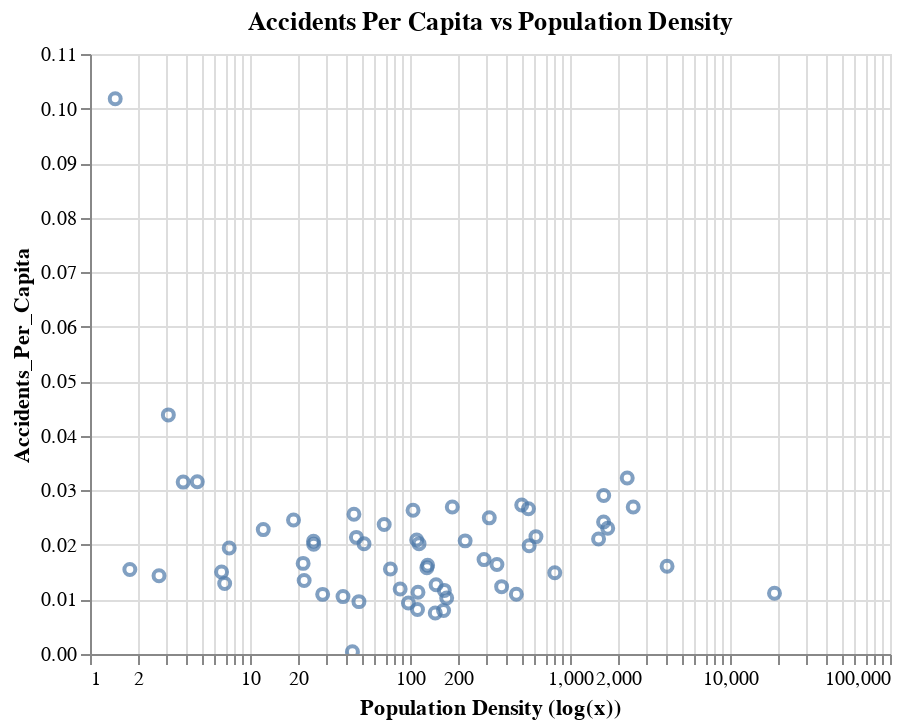

The code cell stored with this chart in its notebook:
### Code cell
countyinfo['Pop_Density']=countyinfo['pop2020']/countyinfo['Square_Miles']
chart=Chart(countyinfo)
chart.mark_point().encode(y=alt.X('Accidents_Per_Capita',axis=alt.Axis(title='Accidents_Per_Capita')),
                          x=alt.Y('Pop_Density',scale=alt.Scale(type='log'),axis=alt.Axis(title='Population Density (log(x))'))).properties(
    title='Accidents Per Capita vs Population Density').interactive()

### Figure 1 — Vega-Lite specification as saved in the notebook (floating-point values rounded to 4 significant figures)
{"config": {"view": {"continuousWidth": 400, "continuousHeight": 300}}, "data": {"name": "data-10031b8ba2db75cf10f3e78cb5e4c4cd"}, "mark": "point", "encoding": {"x": {"type": "quantitative", "axis": {"title": "Population Density (log(x))"}, "field": "Pop_Density", "scale": {"type": "log"}}, "y": {"type": "quantitative", "axis": {"title": "Accidents_Per_Capita"}, "field": "Accidents_Per_Capita"}}, "selection": {"selector020": {"type": "interval", "bind": "scales", "encodings": ["x", "y"]}}, "title": "Accidents Per Capita vs Population Density", "$schema": "https://vega.github.io/schema/vega-lite/v4.8.1.json", "datasets": {"data-10031b8ba2db75cf10f3e78cb5e4c4cd": [{"pop2020": 10079000, "GrowthRate": 2.612, "Square_Miles": 4058, "Count": 271628, "County": "Los Angeles", "Accidents_Per_Capita": 0.02695, "Accidents_Per_Square_Mile": 66.94, "Pop_Density": 2484.0}, {"pop2020": 3379160, "GrowthRate": 8.889, "Square_Miles": 4207, "Count": 50285, "County": "San Diego", "Accidents_Per_Capita": 0.01488, "Accidents_Per_Square_Mile": 11.95, "Pop_Density": 803.2}, {"pop2020": 3198000, "GrowthRate": 6.015, "Square_Miles": 791, "Count": 51465, "County": "Orange", "Accidents_Per_Capita": 0.01609, "Accidents_Per_Square_Mile": 65.06, "Pop_Density": 4043.0}, {"pop2020": 2517830, "GrowthRate": 14.36, "Square_Miles": 7206, "Count": 41279, "County": "Riverside", "Accidents_Per_Capita": 0.01639, "Accidents_Per_Square_Mile": 5.728, "Pop_Density": 349.4}, {"pop2020": 2208400, "GrowthRate": 8.207, "Square_Miles": 20057, "Count": 46160, "County": "San Bernardino", "Accidents_Per_Capita": 0.0209, "Accidents_Per_Square_Mile": 2.301, "Pop_Density": 110.1}, {"pop2020": 1945940, "GrowthRate": 8.95, "Square_Miles": 1290, "Count": 41004, "County": "Santa Clara", "Accidents_Per_Capita": 0.02107, "Accidents_Per_Square_Mile": 31.79, "Pop_Density": 1508.0}, {"pop2020": 1684000, "GrowthRate": 11.3, "Square_Miles": 739, "Count": 54313, "County": "Alameda", "Accidents_Per_Capita": 0.03225, "Accidents_Per_Square_Mile": 73.5, "Pop_Density": 2279.0}, {"pop2020": 1567490, "GrowthRate": 10.28, "Square_Miles": 965, "Count": 45563, "County": "Sacramento", "Accidents_Per_Capita": 0.02907, "Accidents_Per_Square_Mile": 47.22, "Pop_Density": 1624.0}, {"pop2020": 1160920, "GrowthRate": 10.29, "Square_Miles": 716, "Count": 28107, "County": "Contra Costa", "Accidents_Per_Capita": 0.02421, "Accidents_Per_Square_Mile": 39.26, "Pop_Density": 1621.0}, {"pop2020": 1010120, "GrowthRate": 8.375, "Square_Miles": 5958, "Count": 10380, "County": "Fresno", "Accidents_Per_Capita": 0.01028, "Accidents_Per_Square_Mile": 1.742, "Pop_Density": 169.5}, {"pop2020": 912316, "GrowthRate": 8.471, "Square_Miles": 8132, "Count": 10334, "County": "Kern", "Accidents_Per_Capita": 0.01133, "Accidents_Per_Square_Mile": 1.271, "Pop_Density": 112.2}, {"pop2020": 891583, "GrowthRate": 10.68, "Square_Miles": 47, "Count": 9937, "County": "San Francisco", "Accidents_Per_Capita": 0.01115, "Accidents_Per_Square_Mile": 211.4, "Pop_Density": 18970.0}, {"pop2020": 851297, "GrowthRate": 3.171, "Square_Miles": 1843, "Count": 9319, "County": "Ventura", "Accidents_Per_Capita": 0.01095, "Accidents_Per_Square_Mile": 5.056, "Pop_Density": 461.9}, {"pop2020": 772948, "GrowthRate": 12.49, "Square_Miles": 1391, "Count": 15344, "County": "San Joaquin", "Accidents_Per_Capita": 0.01985, "Accidents_Per_Square_Mile": 11.03, "Pop_Density": 555.7}, {"pop2020": 771019, "GrowthRate": 7.127, "Square_Miles": 448, "Count": 17763, "County": "San Mateo", "Accidents_Per_Capita": 0.02304, "Accidents_Per_Square_Mile": 39.65, "Pop_Density": 1721.0}, {"pop2020": 558911, "GrowthRate": 8.492, "Square_Miles": 1495, "Count": 6901, "County": "Stanislaus", "Accidents_Per_Capita": 0.01235, "Accidents_Per_Square_Mile": 4.616, "Pop_Density": 373.9}, {"pop2020": 493334, "GrowthRate": 1.765, "Square_Miles": 1576, "Count": 12314, "County": "Sonoma", "Accidents_Per_Capita": 0.02496, "Accidents_Per_Square_Mile": 7.813, "Pop_Density": 313.0}, {"pop2020": 471389, "GrowthRate": 6.41, "Square_Miles": 4824, "Count": 4411, "County": "Tulare", "Accidents_Per_Capita": 0.009357, "Accidents_Per_Square_Mile": 0.9144, "Pop_Density": 97.72}, {"pop2020": 452076, "GrowthRate": 9.212, "Square_Miles": 822, "Count": 12045, "County": "Solano", "Accidents_Per_Capita": 0.02664, "Accidents_Per_Square_Mile": 14.65, "Pop_Density": 550.0}, {"pop2020": 448369, "GrowthRate": 5.689, "Square_Miles": 2735, "Count": 5228, "County": "Santa Barbara", "Accidents_Per_Capita": 0.01166, "Accidents_Per_Square_Mile": 1.912, "Pop_Density": 163.9}, {"pop2020": 435828, "GrowthRate": 4.667, "Square_Miles": 3381, "Count": 7088, "County": "Monterey", "Accidents_Per_Capita": 0.01626, "Accidents_Per_Square_Mile": 2.096, "Pop_Density": 128.9}, {"pop2020": 408317, "GrowthRate": 16.65, "Square_Miles": 1407, "Count": 7067, "County": "Placer", "Accidents_Per_Capita": 0.01731, "Accidents_Per_Square_Mile": 5.023, "Pop_Density": 290.2}, {"pop2020": 286354, "GrowthRate": 6.134, "Square_Miles": 3299, "Count": 3409, "County": "San Luis Obispo", "Accidents_Per_Capita": 0.0119, "Accidents_Per_Square_Mile": 1.033, "Pop_Density": 86.8}, {"pop2020": 281615, "GrowthRate": 9.692, "Square_Miles": 1935, "Count": 3579, "County": "Merced", "Accidents_Per_Capita": 0.01271, "Accidents_Per_Square_Mile": 1.85, "Pop_Density": 145.5}, {"pop2020": 272555, "GrowthRate": 3.567, "Square_Miles": 445, "Count": 5866, "County": "Santa Cruz", "Accidents_Per_Capita": 0.02152, "Accidents_Per_Square_Mile": 13.18, "Pop_Density": 612.5}, {"pop2020": 259548, "GrowthRate": 2.627, "Square_Miles": 520, "Count": 7091, "County": "Marin", "Accidents_Per_Capita": 0.02732, "Accidents_Per_Square_Mile": 13.64, "Pop_Density": 499.1}, {"pop2020": 235354, "GrowthRate": 7.006, "Square_Miles": 1636, "Count": 1766, "County": "Butte", "Accidents_Per_Capita": 0.007504, "Accidents_Per_Square_Mile": 1.079, "Pop_Density": 143.9}, {"pop2020": 224472, "GrowthRate": 11.63, "Square_Miles": 1015, "Count": 4656, "County": "Yolo", "Accidents_Per_Capita": 0.02074, "Accidents_Per_Square_Mile": 4.587, "Pop_Density": 221.2}, {"pop2020": 194590, "GrowthRate": 7.429, "Square_Miles": 1708, "Count": 3933, "County": "El Dorado", "Accidents_Per_Capita": 0.02021, "Accidents_Per_Square_Mile": 2.303, "Pop_Density": 113.9}, {"pop2020": 182333, "GrowthRate": 4.351, "Square_Miles": 4177, "Count": 74, "County": "Imperial", "Accidents_Per_Capita": 0.0004059, "Accidents_Per_Square_Mile": 0.01772, "Pop_Density": 43.65}, {"pop2020": 181042, "GrowthRate": 2.124, "Square_Miles": 3775, "Count": 1738, "County": "Shasta", "Accidents_Per_Capita": 0.0096, "Accidents_Per_Square_Mile": 0.4604, "Pop_Density": 47.96}, {"pop2020": 161208, "GrowthRate": 6.756, "Square_Miles": 2137, "Count": 2510, "County": "Madera", "Accidents_Per_Capita": 0.01557, "Accidents_Per_Square_Mile": 1.175, "Pop_Density": 75.44}, {"pop2020": 154706, "GrowthRate": 1.526, "Square_Miles": 1389, "Count": 1260, "County": "Kings", "Accidents_Per_Capita": 0.008144, "Accidents_Per_Square_Mile": 0.9071, "Pop_Density": 111.4}, {"pop2020": 137479, "GrowthRate": 0.4905, "Square_Miles": 748, "Count": 3703, "County": "Napa", "Accidents_Per_Capita": 0.02694, "Accidents_Per_Square_Mile": 4.951, "Pop_Density": 183.8}, {"pop2020": 136065, "GrowthRate": 0.7889, "Square_Miles": 3568, "Count": 1432, "County": "Humboldt", "Accidents_Per_Capita": 0.01052, "Accidents_Per_Square_Mile": 0.4013, "Pop_Density": 38.13}, {"pop2020": 100082, "GrowthRate": 1.313, "Square_Miles": 958, "Count": 2636, "County": "Nevada", "Accidents_Per_Capita": 0.02634, "Accidents_Per_Square_Mile": 2.752, "Pop_Density": 104.5}, {"pop2020": 97545, "GrowthRate": 2.947, "Square_Miles": 602, "Count": 779, "County": "Sutter", "Accidents_Per_Capita": 0.007986, "Accidents_Per_Square_Mile": 1.294, "Pop_Density": 162.0}, {"pop2020": 87424, "GrowthRate": -0.4282, "Square_Miles": 3506, "Count": 1807, "County": "Mendocino", "Accidents_Per_Capita": 0.02067, "Accidents_Per_Square_Mile": 0.5154, "Pop_Density": 24.94}, {"pop2020": 80573, "GrowthRate": 11.37, "Square_Miles": 632, "Count": 1274, "County": "Yuba", "Accidents_Per_Capita": 0.01581, "Accidents_Per_Square_Mile": 2.016, "Pop_Density": 127.5}, {"pop2020": 64822, "GrowthRate": 0.1344, "Square_Miles": 1256, "Count": 1310, "County": "Lake", "Accidents_Per_Capita": 0.02021, "Accidents_Per_Square_Mile": 1.043, "Pop_Density": 51.61}, {"pop2020": 64312, "GrowthRate": 1.175, "Square_Miles": 2950, "Count": 866, "County": "Tehama", "Accidents_Per_Capita": 0.01347, "Accidents_Per_Square_Mile": 0.2936, "Pop_Density": 21.8}, {"pop2020": 64213, "GrowthRate": 15.66, "Square_Miles": 1389, "Count": 1373, "County": "San Benito", "Accidents_Per_Capita": 0.02138, "Accidents_Per_Square_Mile": 0.9885, "Pop_Density": 46.23}, {"pop2020": 55539, "GrowthRate": 0.6305, "Square_Miles": 2221, "Count": 1118, "County": "Tuolumne", "Accidents_Per_Capita": 0.02013, "Accidents_Per_Square_Mile": 0.5034, "Pop_Density": 25.01}, {"pop2020": 45522, "GrowthRate": 0.1188, "Square_Miles": 1020, "Count": 1166, "County": "Calaveras", "Accidents_Per_Capita": 0.02561, "Accidents_Per_Square_Mile": 1.143, "Pop_Density": 44.63}, {"pop2020": 43604, "GrowthRate": -2.969, "Square_Miles": 6278, "Count": 563, "County": "Siskiyou", "Accidents_Per_Capita": 0.01291, "Accidents_Per_Square_Mile": 0.08968, "Pop_Density": 6.946}, {"pop2020": 41047, "GrowthRate": 8.349, "Square_Miles": 595, "Count": 975, "County": "Amador", "Accidents_Per_Capita": 0.02375, "Accidents_Per_Square_Mile": 1.639, "Pop_Density": 68.99}, {"pop2020": 30160, "GrowthRate": -13.41, "Square_Miles": 4541, "Count": 453, "County": "Lassen", "Accidents_Per_Capita": 0.01502, "Accidents_Per_Square_Mile": 0.09976, "Pop_Density": 6.642}, {"pop2020": 28628, "GrowthRate": 0.21, "Square_Miles": 1006, "Count": 313, "County": "Del Norte", "Accidents_Per_Capita": 0.01093, "Accidents_Per_Square_Mile": 0.3111, "Pop_Density": 28.46}, {"pop2020": 28229, "GrowthRate": 0.3662, "Square_Miles": 1314, "Count": 469, "County": "Glenn", "Accidents_Per_Capita": 0.01661, "Accidents_Per_Square_Mile": 0.3569, "Pop_Density": 21.48}, {"pop2020": 21531, "GrowthRate": 0.4385, "Square_Miles": 1151, "Count": 529, "County": "Colusa", "Accidents_Per_Capita": 0.02457, "Accidents_Per_Square_Mile": 0.4596, "Pop_Density": 18.71}, {"pop2020": 18932, "GrowthRate": -4.931, "Square_Miles": 2553, "Count": 368, "County": "Plumas", "Accidents_Per_Capita": 0.01944, "Accidents_Per_Square_Mile": 0.1441, "Pop_Density": 7.416}, {"pop2020": 18065, "GrowthRate": -2.415, "Square_Miles": 10181, "Count": 280, "County": "Inyo", "Accidents_Per_Capita": 0.0155, "Accidents_Per_Square_Mile": 0.0275, "Pop_Density": 1.774}, {"pop2020": 17539, "GrowthRate": -4.038, "Square_Miles": 1449, "Count": 400, "County": "Mariposa", "Accidents_Per_Capita": 0.02281, "Accidents_Per_Square_Mile": 0.2761, "Pop_Density": 12.1}, {"pop2020": 14280, "GrowthRate": 0.1613, "Square_Miles": 3049, "Count": 451, "County": "Mono", "Accidents_Per_Capita": 0.03158, "Accidents_Per_Square_Mile": 0.1479, "Pop_Density": 4.684}, {"pop2020": 12153, "GrowthRate": -11.64, "Square_Miles": 3179, "Count": 383, "County": "Trinity", "Accidents_Per_Capita": 0.03151, "Accidents_Per_Square_Mile": 0.1205, "Pop_Density": 3.823}, {"pop2020": 8635, "GrowthRate": -10.97, "Square_Miles": 3198, "Count": 124, "County": "Modoc", "Accidents_Per_Capita": 0.01436, "Accidents_Per_Square_Mile": 0.03877, "Pop_Density": 2.7}, {"pop2020": 2943, "GrowthRate": -8.631, "Square_Miles": 953, "Count": 129, "County": "Sierra", "Accidents_Per_Capita": 0.04383, "Accidents_Per_Square_Mile": 0.1354, "Pop_Density": 3.088}, {"pop2020": 1061, "GrowthRate": -8.613, "Square_Miles": 738, "Count": 108, "County": "Alpine", "Accidents_Per_Capita": 0.1018, "Accidents_Per_Square_Mile": 0.1463, "Pop_Density": 1.438}]}}
